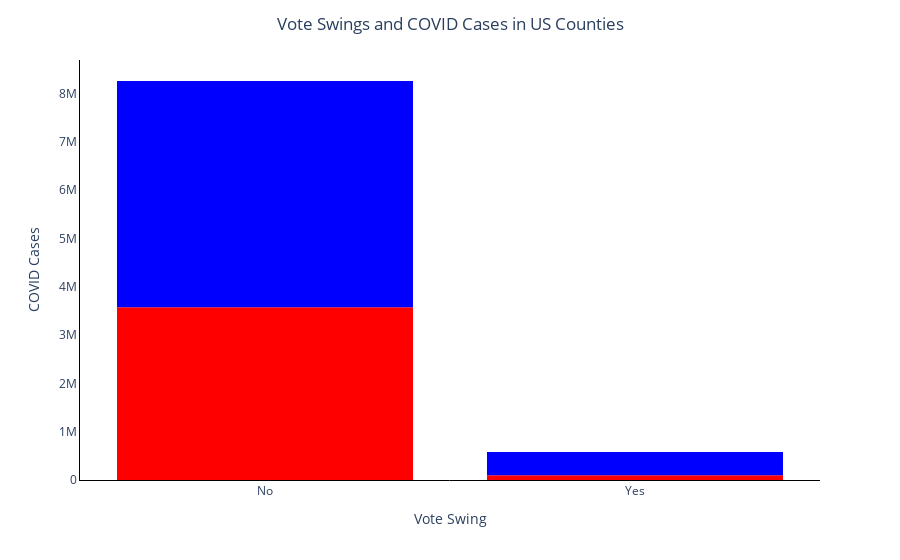
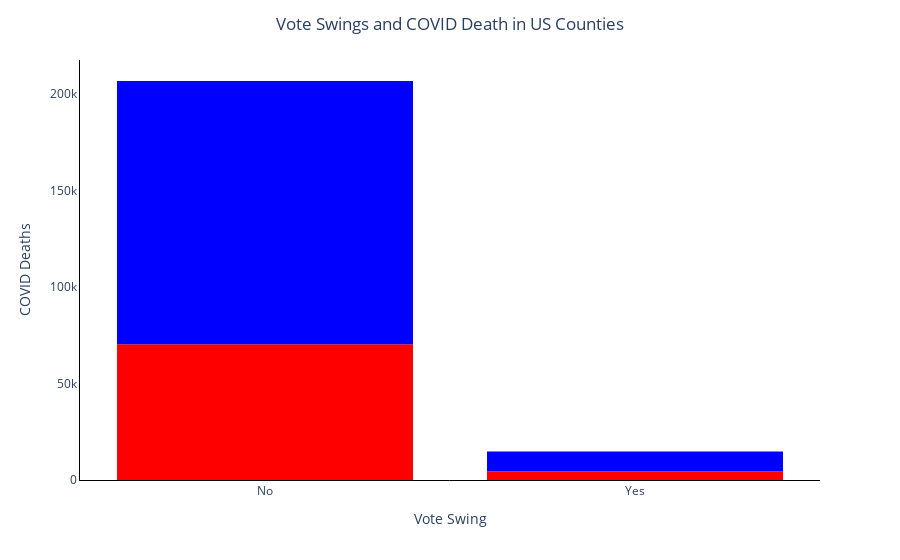

The notebook cell saved with these charts, in order:
### Code cell
# These graphs have a hover function
fig = px.histogram(county_new, x ='Vote Swing', y='COVID Cases', color='Elected 2020'
                , color_discrete_sequence=['red','blue'])
fig.layout.update(title_text='Vote Swings and COVID Cases in US Counties', title_x = 0.5
                  ,showlegend=False, plot_bgcolor = "rgba(0,0,0,0)"
                  , xaxis = dict(showgrid = True, visible = True, linecolor="black")
                  , yaxis = dict(linecolor="black", showgrid=True, visible = True, rangemode = 'tozero', title="COVID Cases"))
fig.show()

fig2 = px.histogram(county_new, x ='Vote Swing', y='COVID Deaths', color='Elected 2020'
                , color_discrete_sequence=['red','blue'])
fig2.layout.update(title_text='Vote Swings and COVID Death in US Counties', title_x = 0.5
                  ,showlegend=False, plot_bgcolor = "rgba(0,0,0,0)"
                  , xaxis = dict(showgrid = True, visible = True, linecolor="black")
                  , yaxis = dict(linecolor="black", showgrid=True, visible = True, rangemode = 'tozero', title="COVID Deaths"))
fig2.show()

### Figure 1 — Plotly figure (JSON) as saved in the notebook; plotly's stock layout.template omitted (floating-point values rounded to 4 significant figures; data arrays with more than 128 entries replaced by an {"elided": "..."} marker saying what was removed)
{"data": [{"alignmentgroup": "True", "bingroup": "x", "histfunc": "sum", "hovertemplate": "Elected 2020=Republican<br>Vote Swing=%{x}<br>sum of COVID Cases=%{y}<extra></extra>", "legendgroup": "Republican", "marker": {"color": "red", "pattern": {"shape": ""}}, "name": "Republican", "offsetgroup": "Republican", "orientation": "v", "showlegend": true, "type": "histogram", "x": {"elided": "2576 str values"}, "xaxis": "x", "y": {"elided": "2576 int values"}, "yaxis": "y"}, {"alignmentgroup": "True", "bingroup": "x", "histfunc": "sum", "hovertemplate": "Elected 2020=Democrat<br>Vote Swing=%{x}<br>sum of COVID Cases=%{y}<extra></extra>", "legendgroup": "Democrat", "marker": {"color": "blue", "pattern": {"shape": ""}}, "name": "Democrat", "offsetgroup": "Democrat", "orientation": "v", "showlegend": true, "type": "histogram", "x": {"elided": "470 str values"}, "xaxis": "x", "y": {"elided": "470 int values"}, "yaxis": "y"}], "layout": {"barmode": "relative", "legend": {"title": {"text": "Elected 2020"}, "tracegroupgap": 0}, "margin": {"t": 60}, "plot_bgcolor": "rgba(0,0,0,0)", "showlegend": false, "title": {"text": "Vote Swings and COVID Cases in US Counties", "x": 0.5}, "xaxis": {"anchor": "y", "domain": [0, 1], "linecolor": "black", "showgrid": true, "title": {"text": "Vote Swing"}, "visible": true}, "yaxis": {"anchor": "x", "domain": [0, 1], "linecolor": "black", "rangemode": "tozero", "showgrid": true, "title": {"text": "COVID Cases"}, "visible": true}}}

### Figure 2 — Plotly figure (JSON) as saved in the notebook; plotly's stock layout.template omitted (floating-point values rounded to 4 significant figures; data arrays with more than 128 entries replaced by an {"elided": "..."} marker saying what was removed)
{"data": [{"alignmentgroup": "True", "bingroup": "x", "histfunc": "sum", "hovertemplate": "Elected 2020=Republican<br>Vote Swing=%{x}<br>sum of COVID Deaths=%{y}<extra></extra>", "legendgroup": "Republican", "marker": {"color": "red", "pattern": {"shape": ""}}, "name": "Republican", "offsetgroup": "Republican", "orientation": "v", "showlegend": true, "type": "histogram", "x": {"elided": "2576 str values"}, "xaxis": "x", "y": {"elided": "2576 int values"}, "yaxis": "y"}, {"alignmentgroup": "True", "bingroup": "x", "histfunc": "sum", "hovertemplate": "Elected 2020=Democrat<br>Vote Swing=%{x}<br>sum of COVID Deaths=%{y}<extra></extra>", "legendgroup": "Democrat", "marker": {"color": "blue", "pattern": {"shape": ""}}, "name": "Democrat", "offsetgroup": "Democrat", "orientation": "v", "showlegend": true, "type": "histogram", "x": {"elided": "470 str values"}, "xaxis": "x", "y": {"elided": "470 int values"}, "yaxis": "y"}], "layout": {"barmode": "relative", "legend": {"title": {"text": "Elected 2020"}, "tracegroupgap": 0}, "margin": {"t": 60}, "plot_bgcolor": "rgba(0,0,0,0)", "showlegend": false, "title": {"text": "Vote Swings and COVID Death in US Counties", "x": 0.5}, "xaxis": {"anchor": "y", "domain": [0, 1], "linecolor": "black", "showgrid": true, "title": {"text": "Vote Swing"}, "visible": true}, "yaxis": {"anchor": "x", "domain": [0, 1], "linecolor": "black", "rangemode": "tozero", "showgrid": true, "title": {"text": "COVID Deaths"}, "visible": true}}}
